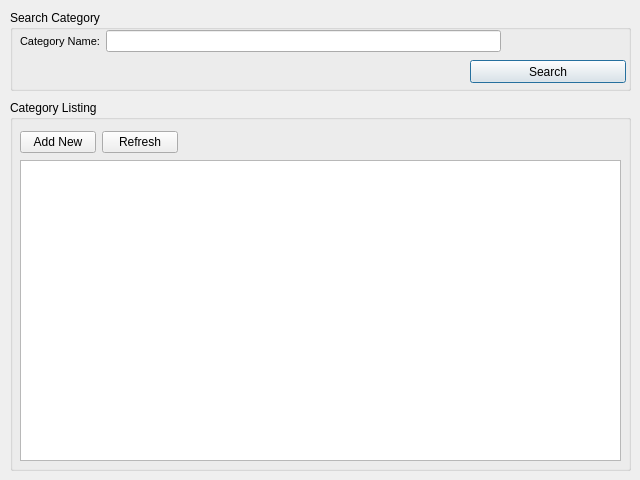
<?xml version="1.0" encoding="UTF-8"?>
<ui version="4.0">
 <class>Category_mst</class>
 <widget class="QDialog" name="Category_mst">
  <property name="geometry">
   <rect>
    <x>0</x>
    <y>0</y>
    <width>640</width>
    <height>480</height>
   </rect>
  </property>
  <property name="windowTitle">
   <string>Category Listing - Pers</string>
  </property>
  <widget class="QGroupBox" name="groupBox">
   <property name="geometry">
    <rect>
     <x>10</x>
     <y>10</y>
     <width>621</width>
     <height>81</height>
    </rect>
   </property>
   <property name="title">
    <string>Search Category</string>
   </property>
   <widget class="QPushButton" name="pushButton_2">
    <property name="geometry">
     <rect>
      <x>460</x>
      <y>50</y>
      <width>156</width>
      <height>23</height>
     </rect>
    </property>
    <property name="text">
     <string>Search</string>
    </property>
   </widget>
   <widget class="QWidget" name="">
    <property name="geometry">
     <rect>
      <x>10</x>
      <y>20</y>
      <width>481</width>
      <height>22</height>
     </rect>
    </property>
    <layout class="QGridLayout" name="gridLayout">
     <item row="0" column="0">
      <widget class="QLabel" name="label">
       <property name="font">
        <font>
         <pointsize>8</pointsize>
        </font>
       </property>
       <property name="text">
        <string>Category Name:</string>
       </property>
      </widget>
     </item>
     <item row="0" column="1">
      <widget class="QLineEdit" name="lineEdit"/>
     </item>
    </layout>
   </widget>
  </widget>
  <widget class="QGroupBox" name="groupBox_2">
   <property name="geometry">
    <rect>
     <x>10</x>
     <y>100</y>
     <width>621</width>
     <height>371</height>
    </rect>
   </property>
   <property name="title">
    <string>Category Listing</string>
   </property>
   <widget class="QTableView" name="tableView">
    <property name="geometry">
     <rect>
      <x>10</x>
      <y>60</y>
      <width>601</width>
      <height>301</height>
     </rect>
    </property>
   </widget>
   <widget class="QWidget" name="">
    <property name="geometry">
     <rect>
      <x>10</x>
      <y>30</y>
      <width>158</width>
      <height>25</height>
     </rect>
    </property>
    <layout class="QHBoxLayout" name="horizontalLayout">
     <item>
      <widget class="QPushButton" name="pushButton">
       <property name="text">
        <string>Add New</string>
       </property>
      </widget>
     </item>
     <item>
      <widget class="QPushButton" name="pushButton_3">
       <property name="text">
        <string>Refresh</string>
       </property>
      </widget>
     </item>
    </layout>
   </widget>
  </widget>
 </widget>
 <resources/>
 <connections/>
</ui>
